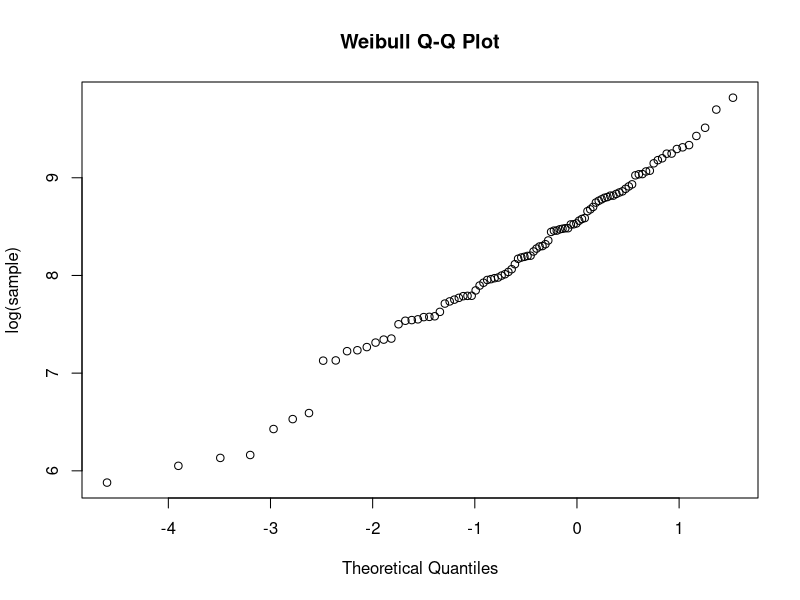

This figure's R source:
######################################################################
##
## Weibull-8.1.6.2.R
##
## AUTHOR:       Francesca Pennecchi
## MODIFICATION: 2007 Sept 17
## HANDBOOK:     8.1.6.2. Weibull
## http://www.itl.nist.gov/div898/handbook/apr/section1/apr162.htm

######################################################################

## LEFT SIDE BAR: R functions for the Weibull

## Title: R Functions for the Weibull

## The following commands in R will evaluate the PDF and CDF of a Weibull
## at time T, with shape gamma and characteristic life alpha.
## dweibull(T, gamma, alpha)
## pweibull(T, gamma, alpha)
## For example, if T = 1000,  gamma = 1.5 and alpha = 5000, the above commands
## will produce a PDF of .000123 and a CDF of .08556.
## To generate Weibull random numbers from a Weibull with shape parameter 1.5
## and characteristic life 5000, use the following command:

sample = rweibull(100, 1.5, 5000)

## Next, to see how well these "random Weibull data points" are actually fit
## by a Weibull, we plot the points to check whether they
## line up following a straight line.
## The Weibull probability plot is not available directly in R. However,        ## REF: cran.r-project.org/doc/vignettes/Devore6/Devore6.pdf
## the plot can be created using the formula ln[-ln(1 - p)] for the percentiles
## The commands (following the last command above) are:

plot(log(-log(1 - (seq(1:length(sample) - 0.5))/length(sample))), log(sort(sample)),
xlab = "Theoretical Quantiles", ylab = "log(sample)", main = "Weibull Q-Q Plot")

## The resulting plot is shown below.

######################################################################

## LEFT SIDE BAR: R Weibull Probability Plot                                    ## NOTE: Insert the new plot

######################################################################
## ================================================================ ##
######################################################################
